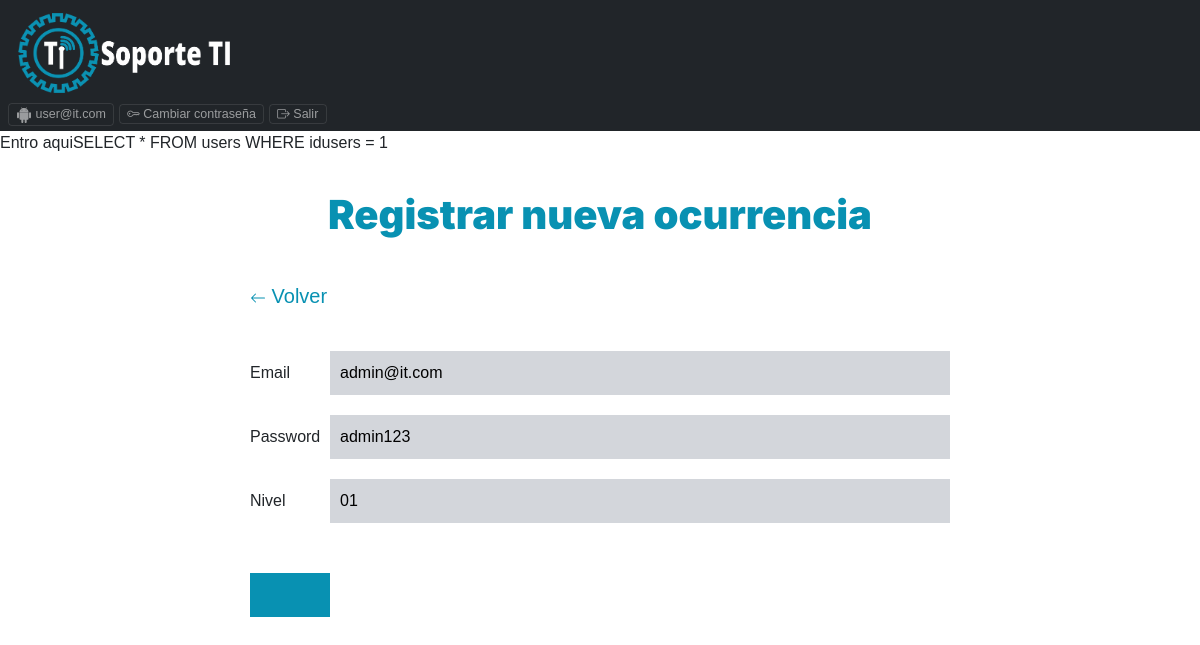
/secciones/users.php?idusers=1 (signed in), run on the app's committed database.
### tables this page shows
CREATE TABLE `users` (
  `idusers` int(11) NOT NULL,
  `email` varchar(200) NOT NULL,
  `password` varchar(100) NOT NULL,
  `nivel` varchar(2) NOT NULL
);

### secciones/users.php (the view, shortened to what this page needs)
<?php include('../templates/cabecera.php'); ?>
  <?php
      $conexionBD=BD::crearInstancia();
      if (isset($_GET['idusers'])) {
          $idusers = $_GET['idusers'];
      }
      if(isset($idusers) && !isset($_POST['accionclick'])) {
        echo "Entro aqui";
          $sql = "SELECT * FROM users WHERE idusers = $idusers";
          $consulta=$conexionBD->prepare($sql);
          $consulta->execute();
          $users=$consulta->fetch(PDO::FETCH_ASSOC);
          $email =  $users['email'];
          $password = $users['password'];
          $nivel =  $users['nivel'];
          print_r($sql);
      } else {
          $nombre = $_SESSION['usuario'];
          $password = isset($_POST['password'])?$_POST['password']:'';
          $nivel  = isset($_POST['nivel'])?$_POST['nivel']:'02';
          $email  = isset($_POST['email'])?$_POST['email']:'';
      }
  ?>
  <div class="container-fluid">
      <br>
      <p class="tagline titulogradiente">Registrar nueva ocurrencia</p>
  </div>
  <div class="contenedor">
      <div class="contenedor-sm">
          <div class="volver">
              <svg xmlns="http://www.w3.org/2000/svg" width="16" height="16" fill="currentColor" class="bi bi-arrow-left" viewBox="0 0 16 16">
                  <path fill-rule="evenodd" d="M15 8a.5.5 0 0 0-.5-.5H2.707l3.147-3.146a.5.5 0 1 0-.708-.708l-4 4a.5.5 0 0 0 0 .708l4 4a.5.5 0 0 0 .708-.708L2.707 8.5H14.5A.5.5 0 0 0 15 8z"/>
              </svg>
              <a href="contrasenna.php">Volver</a>
          </div>
          <form class="formulario" method="POST" action="">
            <div class="campo">
                <label for="email">Email</label>
                <input
                    type="text"
                    id="email"
                    placeholder="email"
                    name="email"
                    value="<?php echo $email; ?>"
                />
            </div>
            <div class="campo">
                <label for="password">Password</label>
                <input
                    type="text"
                    id="password"
                    placeholder="Password"
                    name="password"
                    value="<?php echo $password; ?>"
                />
            </div>
            <div class="campo">
                <label for="nivel">Nivel</label>
                <input
                    type="text"
                    id="nivel"
                    placeholder="Nivel"
                    name="nivel"
                    value="<?php echo $nivel; ?>"
                />
            </div>
            <input type="submit" name ="accion" class="boton" value="<?php echo $accion =="Editar" ? 'Grabar' :  $accion; ?>">
            </form>
      </div>
  </div>
  <?php include('../templates/pie.php'); ?>

### css/app.css (style rules this page uses)
:root { --fuente_headings: 'Inter', sans-serif; --fuente_textos: 'Open Sans', sans-serif; --telefono: 480px; --tablet: 768px; --desktop: 1024px; --cyan: #0891B2; --azul: #2563EB; --indigo: #4338CA; --morado: #7C3AED; --naranja:#F59E0B; --rosa: #DB2777; --bsblue: #037BC0; --blanco: #FFFFFF; --gris: #6b7280; --grisOscuro: #4B5563; --grisClaro: #d3d6db; --negro: #000; --rojo: rgb(169, 0, 0); --verde: rgb(0, 120, 0); --separacion: 5rem; }
html { font-size: 62.5%; }
body { font-family: 'Raleway', sans-serif; font-size: 1.6rem; min-height: 100%; }
p { font-size: 2rem; color: var(--gris); line-height: 1.8; }
.tagline { font-family: var(--fuente_headings); font-weight: 900; color: var(--negro); font-size: 4rem; text-align: center; }
.contenedor { width: 95%; max-width: 1200px; margin:0 auto; }
.contenedor-sm { max-width: 70rem; margin: 0 auto; }
a { text-decoration: none; }
.formulario { margin-top: 4rem; }
.formulario .campo { display: flex; align-items: center; margin-bottom: 2rem; }
.formulario .campo label { flex: 0 0 8rem; }
.formulario .campo input { flex: 1; padding: 1rem; border-style: none; background-color: var(--grisClaro); }
input::placeholder { color: var(--gris); font-size: 1.2em; }
.formulario .boton { background-color: var(--cyan); margin-top: 5rem; padding: 1rem 4rem; color: var(--blanco); font-size: 1.6rem; display: inline-block; font-weight: 700; border: none; transition-property: background-color; transition-duration: .3s; text-align: center; display: block; width: 100%; }
@media (min-width: 768px) { .formulario .boton { width:auto; } }
.volver { font-size: 2rem; margin-top: 3rem; color: var(--cyan); }
.volver { margin-bottom: 2rem; }
.volver a { color: var(--cyan); }
.titulogradiente { color: var(--cyan); }

### data on the page
users: email "admin@it.com", password "admin123", nivel "01"

### other printed values
$_SESSION['usuario'] "user@it.com"
